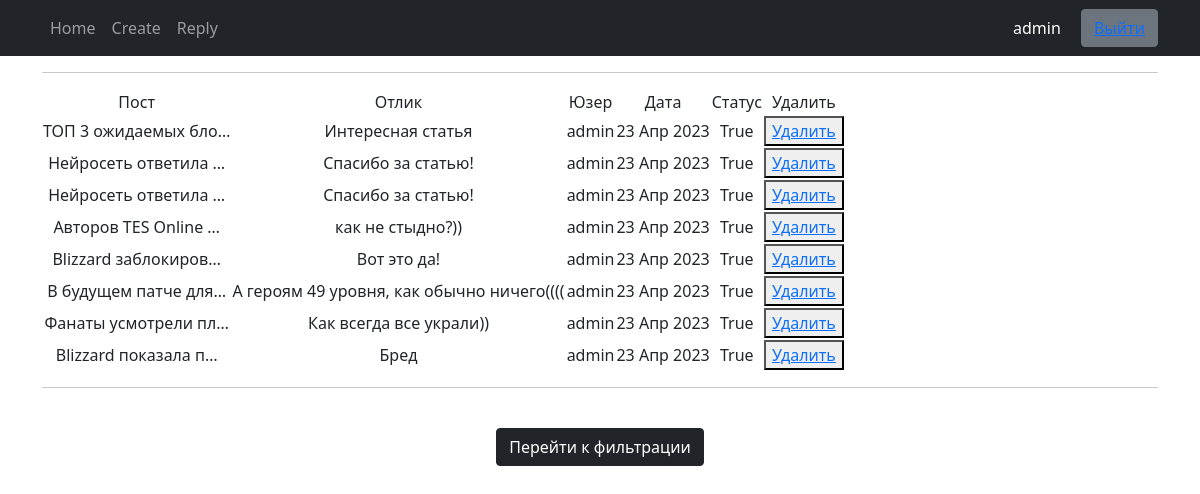
The page /replies/ (signed in) on the database its author committed.
### post_board/models.py (models this page shows, shortened)
class Reply(models.Model):
    post = models.ForeignKey(Post, on_delete=models.CASCADE)
    text = models.TextField(verbose_name='Reply')
    user = models.ForeignKey(User, on_delete=models.CASCADE)
    date = models.DateTimeField(auto_now_add=True)
    accept = models.BooleanField(default=False)

class Post(models.Model):
    author = models.ForeignKey(User, on_delete=models.CASCADE)
    header = models.CharField(max_length=300)
    content = RichTextUploadingField()
    category = models.CharField(choices=CATEGORIES, default=merchant, max_length=50)
    date = models.DateTimeField(auto_now_add=True)

### post_board/views.py (the view)
# urls.py: path('replies/', ReplyList.as_view(), name='replies'),
class ReplyList(LoginRequiredMixin, ListView):
    template_name = 'replies.html'
    ordering = '-date'
    def get_queryset(self):
        self.queryset = Reply.objects.filter(post__author=self.request.user)
        return self.queryset
    def get_context_data(self, **kwargs):
        context = super().get_context_data(**kwargs)
        context['replies'] = self.queryset
        return context

### templates/replies.html (shortened to what this page needs)
{% extends 'default.html' %}
{% load custom_tags %}
{% block content %}
   <hr>
   {% if replies %}
       <table>
           <tr>
               <td>Пост</a></td>
               <td>Отлик</td>
               <td>Юзер</td>
               <td>Дата</td>
               <td>Статус</td>
               <td>Удалить</td>
           </tr>
           {% for reply in replies %}
           <tr>
               <td>{{ reply.post.header|truncatechars:20 }}</a></td>
               <td>{{ reply.text }}</td>
               <td>{{ reply.user.username }}</td>
               <td>{{ reply.date|date:'d M Y' }}</td>
               <td>
                   {% if reply.accept %}
                        {{ reply.accept }}
                   {% else %}
                        <button><a href= "{% url 'accept_reply' reply.pk %}"> Принять </a></button>
                   {% endif %}
               </td>
               <td><button><a href= "/replies/{{reply.pk}}/delete"> Удалить </a></button></td>
           </tr>
           {% endfor %}
       </table>
   {% else %}
       <h2>Откликов нет</h2>
   {% endif %}
<hr>
<br>
<button type="button" class="btn btn-dark"><a  href="{% url 'replies_filter' %}" class="text-decoration-none">
    <font color="white">Перейти к фильтрации
    </font></a></button>
{% endblock content %}

### templates/default.html (shortened to what this page needs)
<!DOCTYPE html>
<html lang="en">
    <head>
        {% load static %}
        <link href="{% static 'css/styles.css' %}" rel="stylesheet" />
    </head>
    <body>
        <nav class="navbar navbar-expand-lg navbar-dark bg-dark static-top">
           <div class="container">
               <div class="collapse navbar-collapse" id="navbarResponsive">
                   <ul class="navbar-nav ml-auto">
                       <li class="nav-item active">
                           <a class="nav-link" href="/">Home</a>
                       </li>
                       <li class="nav-item">
                           <a class="nav-link" href="/create/">Create</a>
                       </li>
                       <li class="nav-item">
                           <a class="nav-link" href="{% url 'replies' %}">Reply</a>
                       </li>
                   </ul>
               </div>
               {% if user.is_authenticated %}
                    <span><font color="white"> {{ user.username}} &emsp; </font> </span>
               <button type="button" class="btn btn-secondary"><a  href="/sign/logout/">Выйти</a></button>
               {% else %}
                    <a class="nav-link" href="/sign/login/">SignUp/SignIn</a>
                {% endif %}
           </div>
        </nav>
        <div class="container">
           <div class="row">
               <div class="col-lg-12 text-center">
                   {% block content %}
                   {% endblock content %}
               </div>
           </div>
        </div>
    </body>
</html>

### rows shown on the page
Reply: post.header "ТОП 3 ожидаемых бло…", text "Интересная статья", user.username "admin", date "23 Апр 2023", accept "True"
Reply: post.header "Нейросеть ответила …", text "Спасибо за статью!", user.username "admin", date "23 Апр 2023", accept "True"
Reply: post.header "Нейросеть ответила …", text "Спасибо за статью!", user.username "admin", date "23 Апр 2023", accept "True"
Reply: post.header "Авторов TES Online …", text "как не стыдно?))", user.username "admin", date "23 Апр 2023", accept "True"
Reply: post.header "Blizzard заблокиров…", text "Вот это да!", user.username "admin", date "23 Апр 2023", accept "True"
Reply: post.header "В будущем патче для…", text "А героям 49 уровня, как обычно ничего((((", user.username "admin", date "23 Апр 2023", accept "True"
Reply: post.header "Фанаты усмотрели пл…", text "Как всегда все украли))", user.username "admin", date "23 Апр 2023", accept "True"
Reply: post.header "Blizzard показала п…", text "Бред", user.username "admin", date "23 Апр 2023", accept "True"

### other values the page prints
{{ user.username }} "admin"
